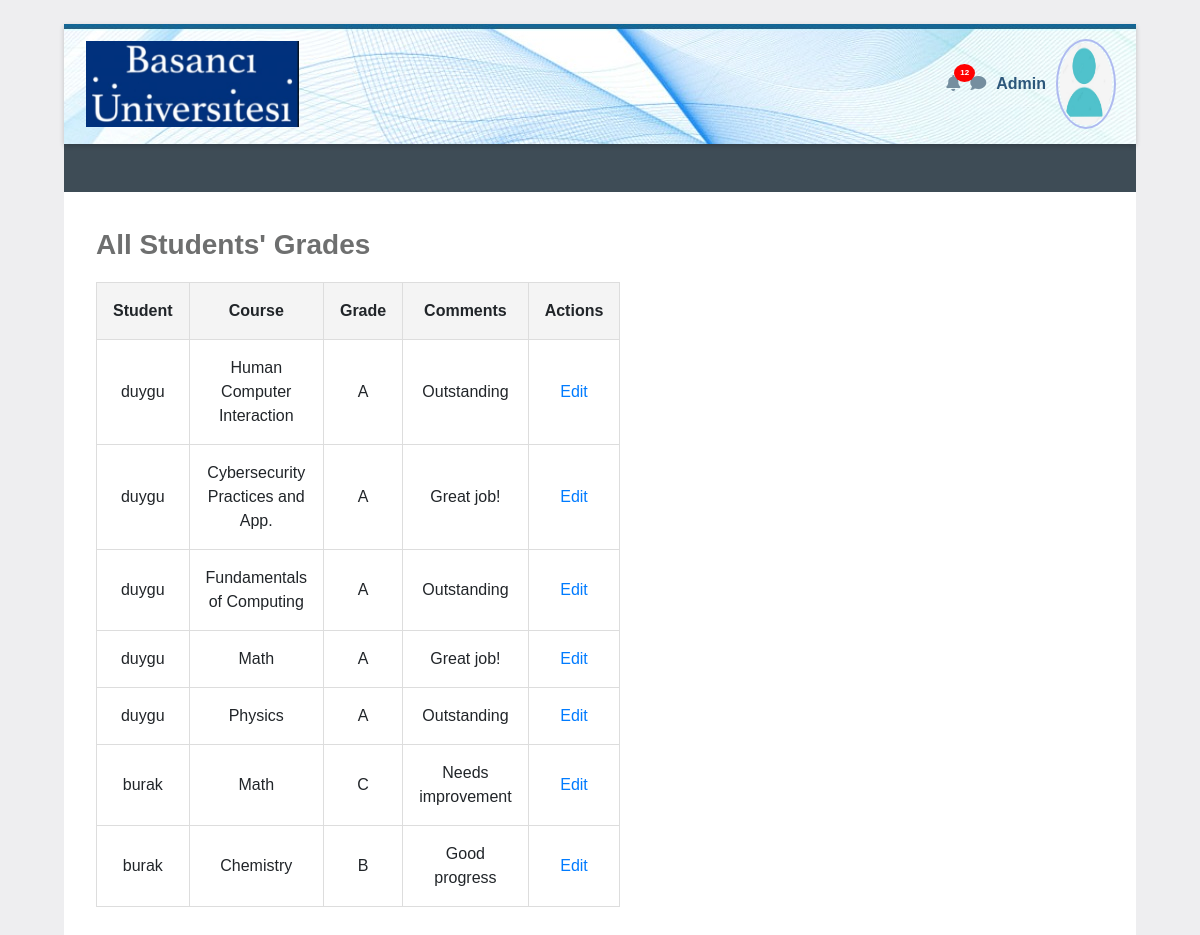
The page /admin (signed in) on the database its author committed.
### tables this page shows
CREATE TABLE grades (
        id INTEGER PRIMARY KEY,
        student_id INTEGER NOT NULL,
        course TEXT NOT NULL,
        grade TEXT CHECK(grade IN ('A', 'B', 'C', 'D', 'F')),
        comments TEXT,
        FOREIGN KEY(student_id) REFERENCES users(id)
    );

CREATE TABLE users (
        id INTEGER PRIMARY KEY,
        username TEXT UNIQUE,
        password TEXT NOT NULL,
        role TEXT NOT NULL CHECK(role IN ('admin', 'student')),
        profile_photo BLOB
    );

### app/routes.py (the view)
@main.route('/admin')
@login_required
@is_admin
def admin_dashboard():
    try:
        conn = sqlite3.connect(DATABASE)
        c = conn.cursor()
        query = '''
            SELECT u.username, g.course, g.grade, g.comments, g.id
            FROM grades g
            JOIN users u ON g.student_id = u.id
            LIMIT ? OFFSET ?
        '''
        page = request.args.get('page', 1, type=int)
        limit = 10  # Number of records per page
        offset = (page - 1) * limit
        c.execute(query, (limit, offset))
        grades = c.fetchall()
    except sqlite3.Error as e:
        logging.error(f"Database error: {e}")
        flash("An error occurred while fetching grades. Please try again later.", "danger")
        return redirect(url_for('main.index'))
    finally:
        if conn:
            conn.close()
    logging.info(f"Admin {session['username']} accessed the admin dashboard.")
    return render_template('admin_dashboard.html', grades=grades)

### app/routes.py (called while the page is built)
def login_required(f):
    @wraps(f)
    def decorated_function(*args, **kwargs):
        if not session.get('username'):
            abort(401)
        return f(*args, **kwargs)
    return decorated_function

def is_admin(f):
    @wraps(f)
    def decorated_function(*args, **kwargs):
        if session.get('role') != 'admin':
            abort(403)
        return f(*args, **kwargs)
    return decorated_function

### app/templates/admin_dashboard.html (shortened to what this page needs)
<!DOCTYPE html>
<html lang="en">
<head>
    <link rel="stylesheet" href="https://stackpath.bootstrapcdn.com/bootstrap/4.5.2/css/bootstrap.min.css">
    <link rel="stylesheet" href="https://cdnjs.cloudflare.com/ajax/libs/font-awesome/5.15.4/css/all.min.css">
</head>
<body>
    <div class="initialBox">
        <div class="navbar">
            <div>
                <img src="{{ url_for('static', filename='logo.png') }}" alt="Logo">
            </div>
            <div class="user-profile">
                <div class="notification">
                    <i class="fas fa-bell icn"></i>
                    <span class="notification-badge">12</span>
                </div>
                <div>
                    <i class="fas fa-comment icn"></i>
                </div>
                <div class="user-profile" onclick="toggleDropdown()">
                    <span class="user-name">Admin</span>
                    <img src="{{ url_for('static', filename='user.png') }}" alt="Profile" class="profile-img">
                </div>
            </div>
        </div>
        <div class="middle-bar">
        </div>
        <div class="wrapper">
            <div class="header"> All Students' Grades</div>
            <table>
                <tr>
                    <th>Student</th>
                    <th>Course</th>
                    <th>Grade</th>
                    <th>Comments</th>
                    <th>Actions</th>
                </tr>
                {% for username, course, grade, comments, grade_id in grades %}
                <tr>
                    <td>{{ username }}</td>
                    <td>{{ course }}</td>
                    <td>{{ grade }}</td>
                    <td>{{ comments }}</td>
                    <td>
                        <a href="{{ url_for('main.edit_grade', grade_id=grade_id) }}">Edit</a>
                    </td>
                </tr>
                {% endfor %}
            </table>
        </div>
</body>
</html>

### rows shown on the page
grades: username "duygu", course "Human Computer Interaction", grade "A", comments "Outstanding"
grades: username "duygu", course "Cybersecurity Practices and App.", grade "A", comments "Great job!"
grades: username "duygu", course "Fundamentals of Computing", grade "A", comments "Outstanding"
grades: username "duygu", course "Math", grade "A", comments "Great job!"
grades: username "duygu", course "Physics", grade "A", comments "Outstanding"
grades: username "burak", course "Math", grade "C", comments "Needs improvement"
grades: username "burak", course "Chemistry", grade "B", comments "Good progress"
